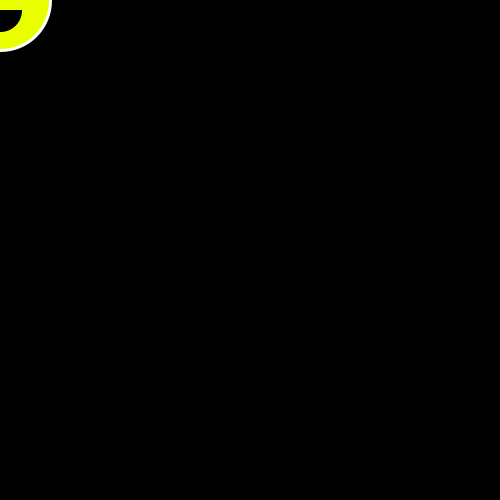
Frame 1 (no input)
Frame 60 (the mouse pressed at the canvas centre just before this capture): identical to frame 1, image omitted
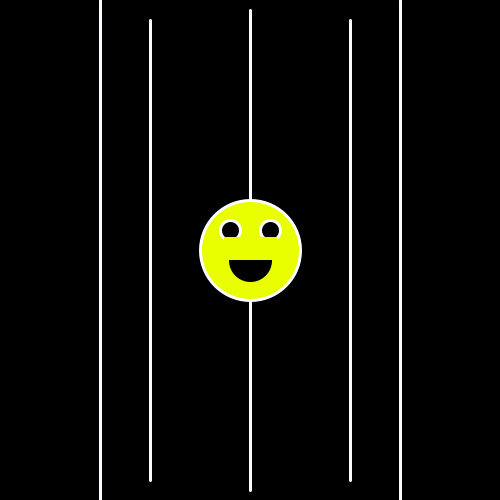
Frame 120 (the mouse held since frame 60 and released just before this capture)

The Processing sketch that drew these frames (run headless with seeded random() and noise(); from frame 60 on, the mouse is pressed at the canvas centre):

// Processing sketch: processing_96210
// ── processing_96210.pde

 /*Nil Pastor G3: Pràctica2*/
 /*En Primer lloc definim les 3 variables que utilitzarem per a definir el els colors*/
 int color1;
 int color2;
 int color3;
 /*A continuació en el setup definim els valors que no variaran que en aquest cas és la mida de la
 pantalla i el color del fons*/
void setup(){
  size(500,500);
  background(0);
}
/*Tot seguit definirem les variables del dibuix*/
void draw(){
/*En primer lloc afegim la opció background per que el dibuix es vagi esborrant a mida que
el movem per la pantalla i així s'evita que es quedi copiat, i despres definim les linies
del fons de la pantalla amb els seus colors*/
  background(0);
  stroke(color1,color2,color3);
  line(100,0,100,500);
  stroke(color2,color1,color3);
  line(150,20,150,480);
  stroke(color1,color2,color3);
  line(250,10,250,490);
  stroke(color2,color1,color3);
  line(350,20,350,480);
  stroke(color1,color2,color3);
  line(400,0,400,500);
/*Un cop dibuixat el fons de la pantalla ens disposem a dibuixar la cara que
que seguira el mouse, la qual definim a partir de la referencia del mouse*/
  fill(233,255,0);
  stroke(255,255,255);
  strokeWeight(3);
  ellipse(mouseX,mouseY,100,100);
  fill(0);
  ellipse(mouseX-20,mouseY-20,20,20);
  ellipse(mouseX+20,mouseY-20,20,20);
  fill(0);
  stroke(0);
  ellipse(mouseX,mouseY+10,40,40);
  fill(233,255,0);
  stroke(233,255,0);
  rect(mouseX-25,mouseY-12,50,20);
  color1=0+mouseX;
  color2=0+mouseY;
  color3=0+mouseX+mouseY;
}
